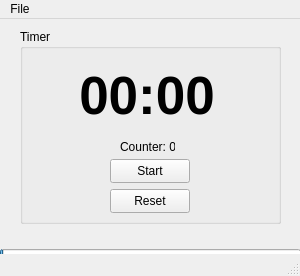
<?xml version="1.0" encoding="UTF-8"?>
<ui version="4.0">
 <class>Main</class>
 <widget class="QMainWindow" name="Main">
  <property name="geometry">
   <rect>
    <x>0</x>
    <y>0</y>
    <width>300</width>
    <height>276</height>
   </rect>
  </property>
  <property name="font">
   <font>
    <bold>false</bold>
   </font>
  </property>
  <property name="windowTitle">
   <string>It is working time!</string>
  </property>
  <widget class="QWidget" name="centralwidget">
   <widget class="QProgressBar" name="progressBar">
    <property name="geometry">
     <rect>
      <x>0</x>
      <y>230</y>
      <width>301</width>
      <height>20</height>
     </rect>
    </property>
    <property name="value">
     <number>1</number>
    </property>
    <property name="alignment">
     <set>Qt::AlignCenter</set>
    </property>
    <property name="textVisible">
     <bool>false</bool>
    </property>
   </widget>
   <widget class="QGroupBox" name="groupBox">
    <property name="geometry">
     <rect>
      <x>20</x>
      <y>10</y>
      <width>261</width>
      <height>195</height>
     </rect>
    </property>
    <property name="title">
     <string>Timer</string>
    </property>
    <widget class="QLabel" name="labelTime">
     <property name="geometry">
      <rect>
       <x>60</x>
       <y>32</y>
       <width>134</width>
       <height>70</height>
      </rect>
     </property>
     <property name="font">
      <font>
       <pointsize>40</pointsize>
       <bold>true</bold>
      </font>
     </property>
     <property name="text">
      <string>00:00</string>
     </property>
     <property name="alignment">
      <set>Qt::AlignCenter</set>
     </property>
    </widget>
    <widget class="QLabel" name="labelCounter">
     <property name="geometry">
      <rect>
       <x>100</x>
       <y>110</y>
       <width>55</width>
       <height>16</height>
      </rect>
     </property>
     <property name="text">
      <string>Counter: 0</string>
     </property>
    </widget>
    <widget class="QPushButton" name="buttonReset">
     <property name="geometry">
      <rect>
       <x>90</x>
       <y>160</y>
       <width>80</width>
       <height>24</height>
      </rect>
     </property>
     <property name="text">
      <string>Reset</string>
     </property>
    </widget>
    <widget class="QPushButton" name="buttonStart">
     <property name="geometry">
      <rect>
       <x>90</x>
       <y>130</y>
       <width>80</width>
       <height>24</height>
      </rect>
     </property>
     <property name="text">
      <string>Start</string>
     </property>
    </widget>
   </widget>
  </widget>
  <widget class="QMenuBar" name="menubar">
   <property name="geometry">
    <rect>
     <x>0</x>
     <y>0</y>
     <width>300</width>
     <height>21</height>
    </rect>
   </property>
   <widget class="QMenu" name="menuFile">
    <property name="title">
     <string>File</string>
    </property>
    <addaction name="actionAbout"/>
    <addaction name="actionSettings"/>
    <addaction name="separator"/>
    <addaction name="actionQuit"/>
   </widget>
   <addaction name="menuFile"/>
  </widget>
  <widget class="QStatusBar" name="statusbar"/>
  <action name="actionQuit">
   <property name="text">
    <string>Quit</string>
   </property>
  </action>
  <action name="actionAbout">
   <property name="text">
    <string>About</string>
   </property>
  </action>
  <action name="actionSettings">
   <property name="text">
    <string>Settings</string>
   </property>
  </action>
 </widget>
 <resources/>
 <connections/>
</ui>
